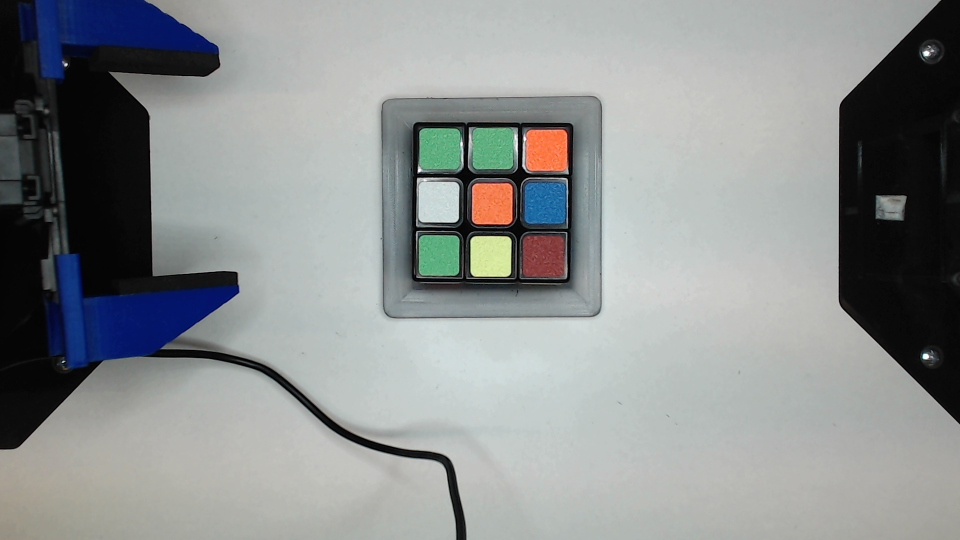
#> input picture Pictures/Picture 4.jpg, 1920 x 1080 px, found by its file name (shown at 1/2 size)
$ python Farbfilter.py
#> lines starting #> are read from the running program, lines starting #| are printed output that depends on the picture; after the words box and inside, x2 and y2 are one past the last pixel; in counts of white or black regions, pixels touching at a corner belong together
import cv2
import numpy as np
import os


# Pfad zum Ordner und Bilddatei
ordner_pfad = 'Pictures'
bild_datei = 'Picture 4.jpg'  # Name der Bilddatei im Ordner

# Bild aus dem Ordner laden
bild_pfad = os.path.join(ordner_pfad, bild_datei)
bild = cv2.imread(bild_pfad)
#> bild is the input picture: shape (1080, 1920, 3); mean B, G, R 143.6, 143.6, 139.8

if bild is None:
    print("Das Bild konnte nicht geladen werden. Überprüfen Sie den Pfad und den Dateinamen.")
else:
    # Bild in den HSV-Farbraum umwandeln
    hsv_bild = cv2.cvtColor(bild, cv2.COLOR_BGR2HSV)
#> hsv_bild: shape (1080, 1920, 3); mean H, S, V 56.2, 22.7, 147.8

    # Farbbereiche definieren
    farb_bereiche = {
        "Rot": [(np.array([0, 90, 70]), np.array([5, 255, 255])),
                (np.array([170, 90, 70]), np.array([180, 255, 255]))],
        "Blau": [(np.array([100, 130, 70]), np.array([140, 255, 255]))],
        "Gelb": [(np.array([20, 20, 100]), np.array([38, 255, 255]))],
        "Grun": [(np.array([40, 50, 70]), np.array([90, 255, 255]))],
        "Orange": [(np.array([5, 130, 70]), np.array([20, 255, 255]))],
        "Weiss": [(np.array([0, 0, 160]), np.array([180, 20, 255]))],
    }

    # Ergebnisbild kopieren
    ergebnisbild = bild.copy()

    # Ergebnisse speichern
    ergebnisse = []

    # Über alle Farben iterieren
    i = 0
    for farbe, grenzen in farb_bereiche.items():
        i =i+1
        # Maske für die Farbe erstellen
        maske = np.zeros(hsv_bild.shape[:2], dtype=np.uint8)
        for untere_grenze, obere_grenze in grenzen:
            maske |= cv2.inRange(hsv_bild, untere_grenze, obere_grenze)

        maske = cv2.morphologyEx(maske, cv2.MORPH_OPEN, np.ones((5,5),np.uint8))
        maske = cv2.morphologyEx(maske, cv2.MORPH_CLOSE, np.ones((5,5),np.uint8))

        cv2.imshow(f"test {i}", maske)

        # Konturen der Objekte finden
        konturen, hierarchie = cv2.findContours(maske, cv2.RETR_TREE, cv2.CHAIN_APPROX_SIMPLE)

        filtered_konturen = []
        for kontur in konturen:
            x, y, w, h = cv2.boundingRect(kontur)
            if (w * h > 3000) & (w * h < 10000) & (w / h > 0.9) & (w / h < 1.1):
                filtered_konturen.append(kontur)

        for kontur in filtered_konturen:
            x, y, w, h = cv2.boundingRect(kontur)
            # Bereich extrahieren
            roi_maske = maske[y:y+h, x:x+w]
            roi_hsv = hsv_bild[y:y+h, x:x+w]

            # Durchschnittlichen Hue-Wert berechnen
            hue_werte = roi_hsv[:, :, 0][roi_maske > 0]
            durchschnittlicher_hue = hue_werte.mean() if len(hue_werte) > 0 else 0

            # Ergebnis speichern
            ergebnisse.append({
                "Farbe": farbe,
                "x": x,
                "y": y,
                "width": w,
                "height": h,
                "average_hue": durchschnittlicher_hue
            })

            # Bounding-Box zeichnen und Farbe beschriften
            farben_rgb = {
                "Rot": (0, 0, 255),
                "Blau": (255, 0, 0),
                "Gelb": (0, 255, 255),
                "Grun": (0, 255, 0),
                "Orange": (0, 165, 255),
                "Weiss": (255, 255, 255),
            }
            cv2.rectangle(ergebnisbild, (x, y), (x + w, y + h), farben_rgb[farbe], 2)
            cv2.putText(ergebnisbild, f"{farbe}: {int(durchschnittlicher_hue)}",
                        (x, y - 10), cv2.FONT_HERSHEY_SIMPLEX, 0.5, farben_rgb[farbe], 2)
#> this loop made 6 passes
#> pass 1, `cv2.imshow(f"test {i}", maske)`:
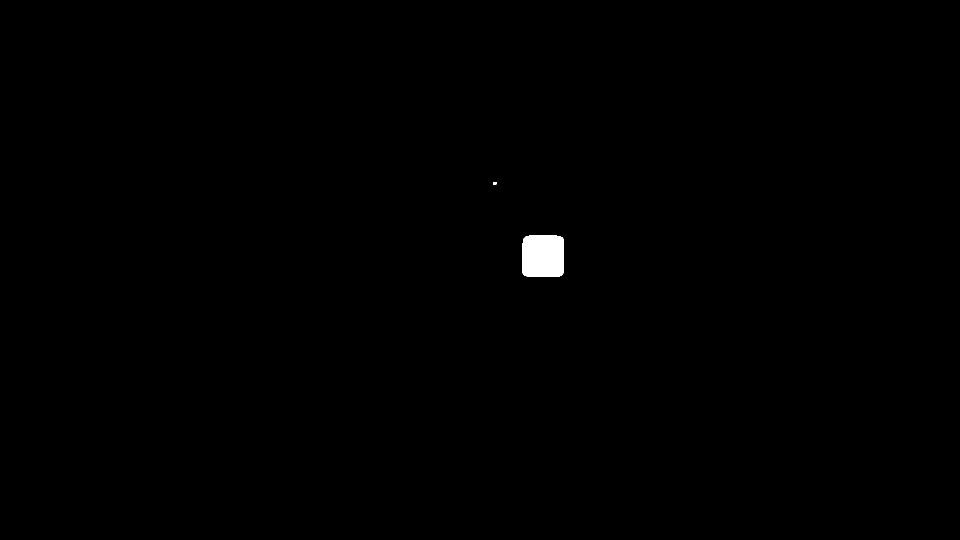
#> window 'test 1': shape (1080, 1920) (shown at 1/2 size); 0.32% white; 2 white regions, box (x1, y1, x2, y2) and area: (1045, 471, 1128, 554) 6656, (986, 364, 993, 369) 35
#> pass 2, `cv2.imshow(f"test {i}", maske)`:
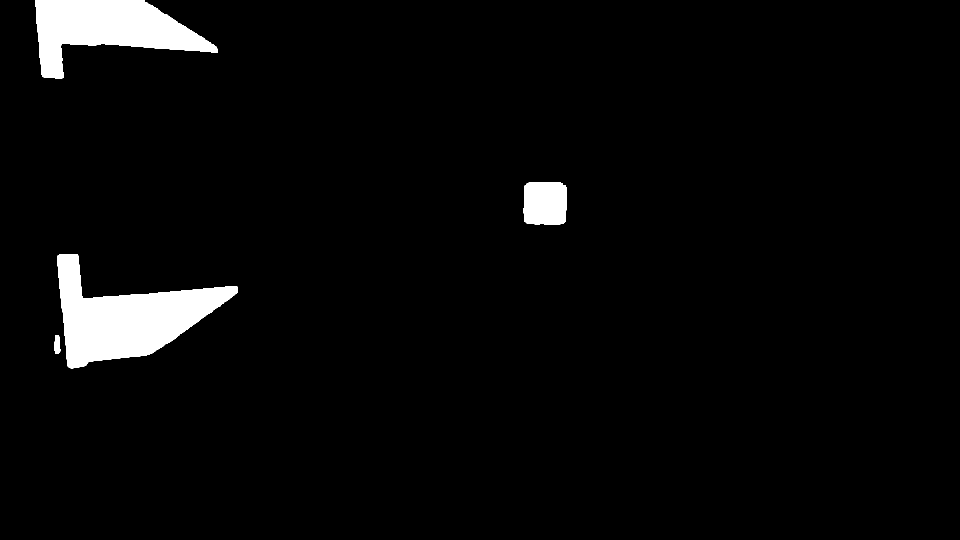
#> window 'test 2': shape (1080, 1920) (shown at 1/2 size); 3.6% white; 4 white regions, box (x1, y1, x2, y2) and area: (114, 508, 476, 737) 38139, (71, 0, 435, 157) 29985, (1047, 364, 1133, 450) 7000, (108, 670, 121, 708) 368
#> after the loop:
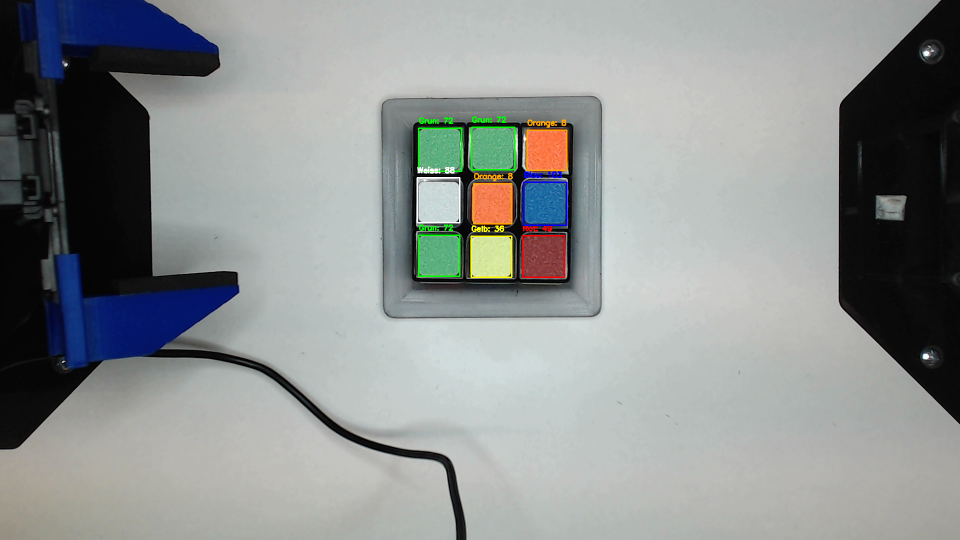
#> ergebnisbild: shape (1080, 1920, 3) (shown at 1/2 size); 0.62% of pixels changed, all inside (x1, y1, x2, y2) = (833, 233, 1135, 556)
#> after the loop:
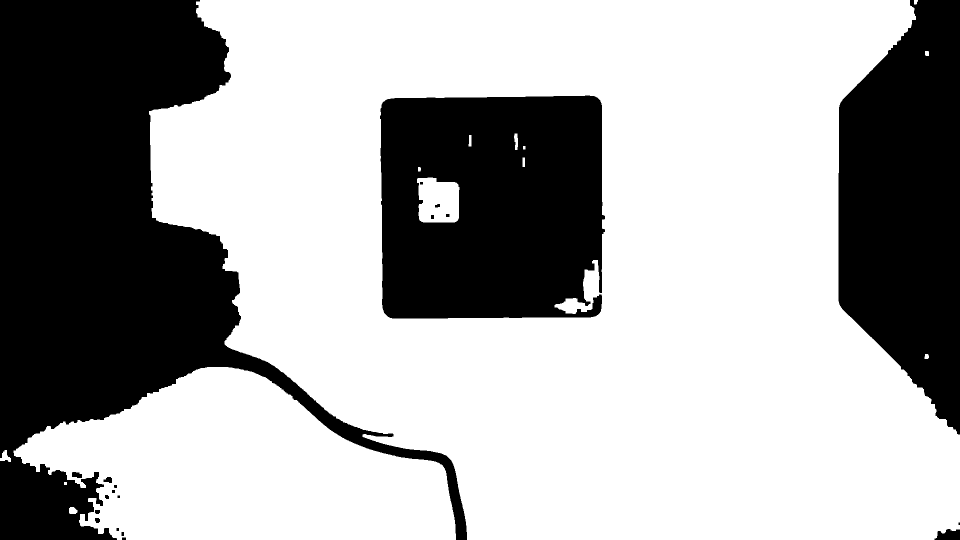
#> maske: shape (1080, 1920) (shown at 1/2 size); 65.4% white; 20 black regions (1 under 20 px), largest, box (x1, y1, x2, y2) and area: (0, 0, 934, 1080) 373496, (760, 191, 1210, 637) 183722, (1677, 0, 1920, 869) 159016
#> after the loop, ergebnisse = 9 items; i = 6

    # Ergebnisse ausgeben
    print("Gefundene Objekte ohne Kinder:")
    for i, obj in enumerate(ergebnisse, 1):
        print(f"Objekt {i}: Farbe={obj['Farbe']}, X={obj['x']}, Y={obj['y']}, "
              f"Breite={obj['width']}, Höhe={obj['height']}, Durchschnittlicher Hue={obj['average_hue']:.2f}")
#> this loop made 9 passes
#| Objekt 1: Farbe=Rot, X=1045, Y=471, Breite=83, Höhe=83, Durchschnittlicher Hue=49.61
#| Objekt 2: Farbe=Blau, X=1047, Y=364, Breite=86, Höhe=86, Durchschnittlicher Hue=103.04
#| Objekt 3: Farbe=Gelb, X=942, Y=472, Breite=81, Höhe=82, Durchschnittlicher Hue=36.74
#| Objekt 4: Farbe=Grun, X=837, Y=470, Breite=82, Höhe=82, Durchschnittlicher Hue=72.61
#| Objekt 5: Farbe=Grun, X=837, Y=256, Breite=86, Höhe=86, Durchschnittlicher Hue=72.86
#| Objekt 6: Farbe=Grun, X=943, Y=254, Breite=86, Höhe=85, Durchschnittlicher Hue=72.30
#| Objekt 7: Farbe=Orange, X=947, Y=367, Breite=76, Höhe=80, Durchschnittlicher Hue=8.29
#| Objekt 8: Farbe=Orange, X=1054, Y=260, Breite=79, Höhe=80, Durchschnittlicher Hue=8.06
#> (further printed lines are left out)

    # Ergebnisbild anzeigen
    cv2.imshow("Gefundene Objekte ohne Kinder mit Bounding-Boxen", ergebnisbild)

    # Warten bis eine Taste gedrückt wird und Fenster schließen
    cv2.waitKey(0)
    cv2.destroyAllWindows()

$ run again, with Logitech Webcam/Picture 10.jpg copied over Pictures/Picture 4.jpg
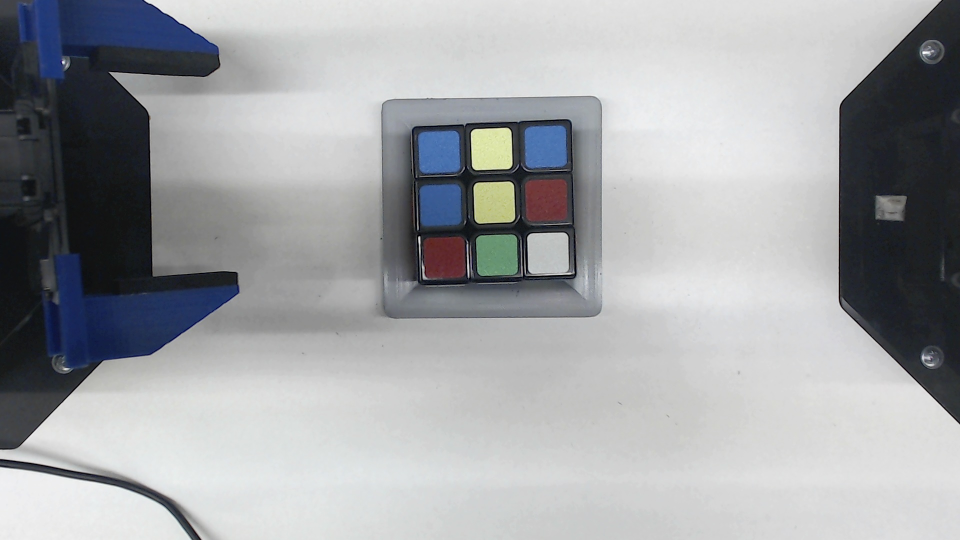
#> input picture Logitech Webcam/Picture 10.jpg, 1920 x 1080 px, found by its file name (shown at 1/2 size)
#> bild is the input picture: shape (1080, 1920, 3); mean B, G, R 165.6, 162.9, 160.9
#> hsv_bild: shape (1080, 1920, 3); mean H, S, V 56.4, 20.8, 166.8
#> the loop `for farbe, grenzen in farb_bereiche.items():` made 6 passes
#> pass 1, `cv2.imshow(f"test {i}", maske)`:
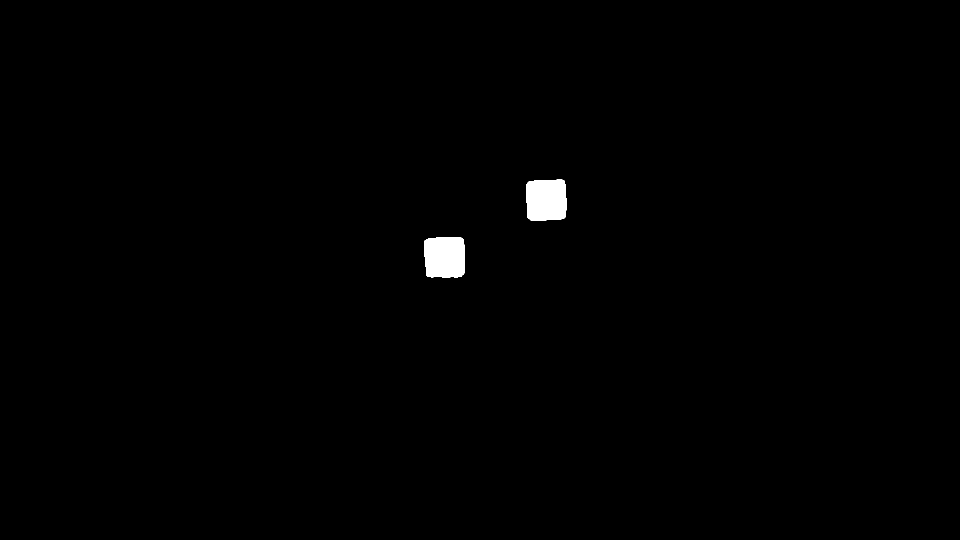
#> window 'test 1': shape (1080, 1920) (shown at 1/2 size); 0.6% white; 2 white regions, box (x1, y1, x2, y2) and area: (848, 474, 930, 556) 6232, (1052, 359, 1133, 441) 6219
#> after the loop `for farbe, grenzen in farb_bereiche.items():`:
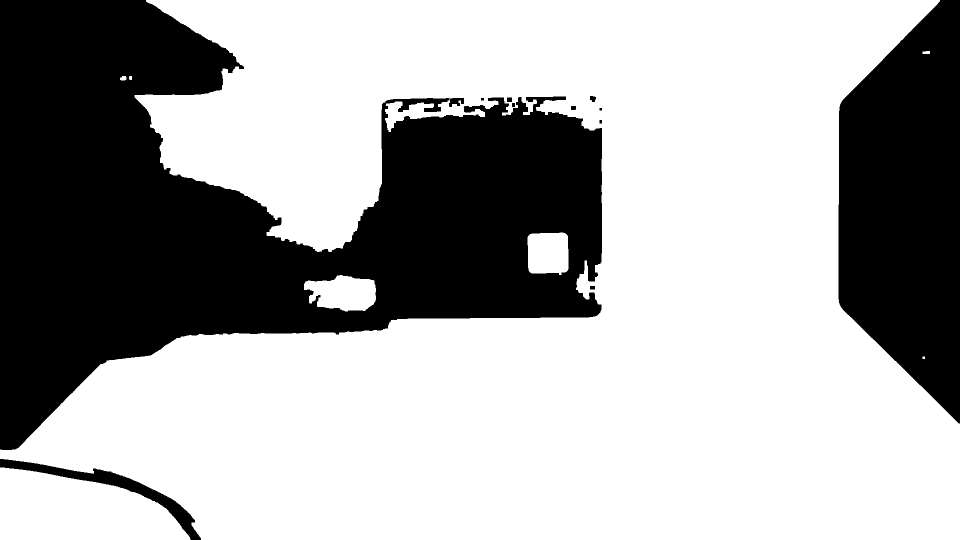
#> maske: shape (1080, 1920) (shown at 1/2 size); 65.9% white; 12 black regions, largest, box (x1, y1, x2, y2) and area: (0, 0, 1204, 900) 541084, (1677, 0, 1920, 847) 155367, (0, 918, 402, 1080) 8883
#> after the loop `for farbe, grenzen in farb_bereiche.items():`: ergebnisse = 9 items; i = 6
#> the loop `for i, obj in enumerate(ergebnisse, 1):` made 9 passes
#| Objekt 1: Farbe=Rot, X=848, Y=474, Breite=82, Höhe=82, Durchschnittlicher Hue=141.36
#| Objekt 2: Farbe=Rot, X=1052, Y=359, Breite=81, Höhe=82, Durchschnittlicher Hue=146.40
#| Objekt 3: Farbe=Blau, X=841, Y=368, Breite=84, Höhe=84, Durchschnittlicher Hue=108.69
#| Objekt 4: Farbe=Blau, X=839, Y=264, Breite=80, Höhe=84, Durchschnittlicher Hue=108.10
#| Objekt 5: Farbe=Blau, X=1052, Y=253, Breite=83, Höhe=80, Durchschnittlicher Hue=108.05
#> (further printed lines are left out)
